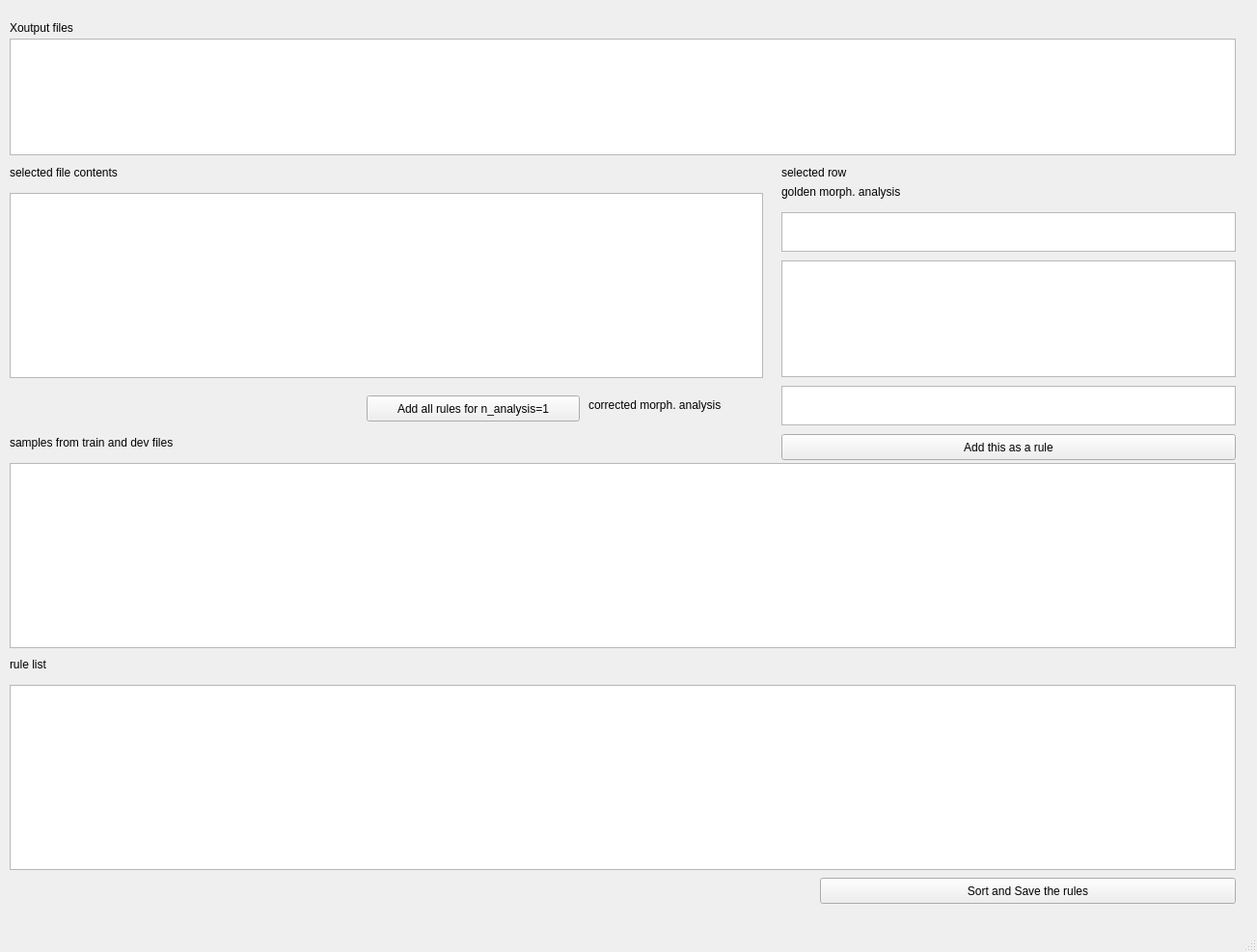
<?xml version="1.0" encoding="UTF-8"?>
<ui version="4.0">
 <class>MainWindow</class>
 <widget class="QMainWindow" name="MainWindow">
  <property name="geometry">
   <rect>
    <x>0</x>
    <y>0</y>
    <width>1303</width>
    <height>987</height>
   </rect>
  </property>
  <property name="windowTitle">
   <string>gungor.ner cleaner tool</string>
  </property>
  <property name="windowIcon">
   <iconset>
    <normaloff>../../../../../../../usr/share/icons/gnome/32x32/apps/accessories-text-editor.png</normaloff>../../../../../../../usr/share/icons/gnome/32x32/apps/accessories-text-editor.png</iconset>
  </property>
  <widget class="QWidget" name="centralwidget">
   <widget class="QLabel" name="label">
    <property name="geometry">
     <rect>
      <x>10</x>
      <y>20</y>
      <width>131</width>
      <height>17</height>
     </rect>
    </property>
    <property name="text">
     <string>Xoutput files</string>
    </property>
   </widget>
   <widget class="QLabel" name="label_2">
    <property name="geometry">
     <rect>
      <x>10</x>
      <y>170</y>
      <width>151</width>
      <height>17</height>
     </rect>
    </property>
    <property name="text">
     <string>selected file contents</string>
    </property>
   </widget>
   <widget class="QListWidget" name="listWidget_selected_file_contents">
    <property name="geometry">
     <rect>
      <x>10</x>
      <y>200</y>
      <width>781</width>
      <height>192</height>
     </rect>
    </property>
   </widget>
   <widget class="QListWidget" name="listWidget_selected_row">
    <property name="geometry">
     <rect>
      <x>810</x>
      <y>270</y>
      <width>471</width>
      <height>121</height>
     </rect>
    </property>
   </widget>
   <widget class="QLabel" name="label_3">
    <property name="geometry">
     <rect>
      <x>810</x>
      <y>170</y>
      <width>151</width>
      <height>17</height>
     </rect>
    </property>
    <property name="text">
     <string>selected row</string>
    </property>
   </widget>
   <widget class="QLabel" name="label_4">
    <property name="geometry">
     <rect>
      <x>10</x>
      <y>450</y>
      <width>261</width>
      <height>17</height>
     </rect>
    </property>
    <property name="text">
     <string>samples from train and dev files</string>
    </property>
   </widget>
   <widget class="QLabel" name="label_5">
    <property name="geometry">
     <rect>
      <x>810</x>
      <y>190</y>
      <width>171</width>
      <height>17</height>
     </rect>
    </property>
    <property name="text">
     <string>golden morph. analysis</string>
    </property>
   </widget>
   <widget class="QTextEdit" name="textEdit_golden_morph_analysis">
    <property name="geometry">
     <rect>
      <x>810</x>
      <y>220</y>
      <width>471</width>
      <height>41</height>
     </rect>
    </property>
   </widget>
   <widget class="QLabel" name="label_6">
    <property name="geometry">
     <rect>
      <x>10</x>
      <y>680</y>
      <width>151</width>
      <height>17</height>
     </rect>
    </property>
    <property name="text">
     <string>rule list</string>
    </property>
   </widget>
   <widget class="QLabel" name="label_7">
    <property name="geometry">
     <rect>
      <x>610</x>
      <y>410</y>
      <width>181</width>
      <height>20</height>
     </rect>
    </property>
    <property name="text">
     <string>corrected morph. analysis</string>
    </property>
   </widget>
   <widget class="QTextEdit" name="textEdit_2">
    <property name="geometry">
     <rect>
      <x>810</x>
      <y>400</y>
      <width>471</width>
      <height>41</height>
     </rect>
    </property>
    <property name="readOnly">
     <bool>true</bool>
    </property>
   </widget>
   <widget class="QPushButton" name="addRuleToTheListButton">
    <property name="geometry">
     <rect>
      <x>810</x>
      <y>450</y>
      <width>471</width>
      <height>27</height>
     </rect>
    </property>
    <property name="text">
     <string>Add this as a rule</string>
    </property>
   </widget>
   <widget class="QTreeView" name="treeView_Xoutput_files">
    <property name="geometry">
     <rect>
      <x>10</x>
      <y>40</y>
      <width>1271</width>
      <height>121</height>
     </rect>
    </property>
    <attribute name="headerMinimumSectionSize">
     <number>100</number>
    </attribute>
   </widget>
   <widget class="QTableWidget" name="tableWidget_samples_from_train_and_dev">
    <property name="geometry">
     <rect>
      <x>10</x>
      <y>480</y>
      <width>1271</width>
      <height>192</height>
     </rect>
    </property>
   </widget>
   <widget class="QTableWidget" name="tableWidget_output_file_contents">
    <property name="geometry">
     <rect>
      <x>10</x>
      <y>710</y>
      <width>1271</width>
      <height>192</height>
     </rect>
    </property>
   </widget>
   <widget class="QLabel" name="output_file_load_status">
    <property name="geometry">
     <rect>
      <x>20</x>
      <y>910</y>
      <width>261</width>
      <height>17</height>
     </rect>
    </property>
    <property name="text">
     <string/>
    </property>
   </widget>
   <widget class="QPushButton" name="sort_and_save_button">
    <property name="geometry">
     <rect>
      <x>850</x>
      <y>910</y>
      <width>431</width>
      <height>27</height>
     </rect>
    </property>
    <property name="text">
     <string>Sort and Save the rules</string>
    </property>
   </widget>
   <widget class="QLabel" name="label_8">
    <property name="geometry">
     <rect>
      <x>970</x>
      <y>170</y>
      <width>68</width>
      <height>17</height>
     </rect>
    </property>
    <property name="text">
     <string/>
    </property>
   </widget>
   <widget class="QPushButton" name="special_button_for_level_01">
    <property name="geometry">
     <rect>
      <x>380</x>
      <y>410</y>
      <width>221</width>
      <height>27</height>
     </rect>
    </property>
    <property name="text">
     <string>Add all rules for n_analysis=1</string>
    </property>
   </widget>
  </widget>
  <widget class="QMenuBar" name="menubar">
   <property name="geometry">
    <rect>
     <x>0</x>
     <y>0</y>
     <width>1303</width>
     <height>25</height>
    </rect>
   </property>
  </widget>
  <widget class="QStatusBar" name="statusbar"/>
 </widget>
 <resources/>
 <connections/>
</ui>
